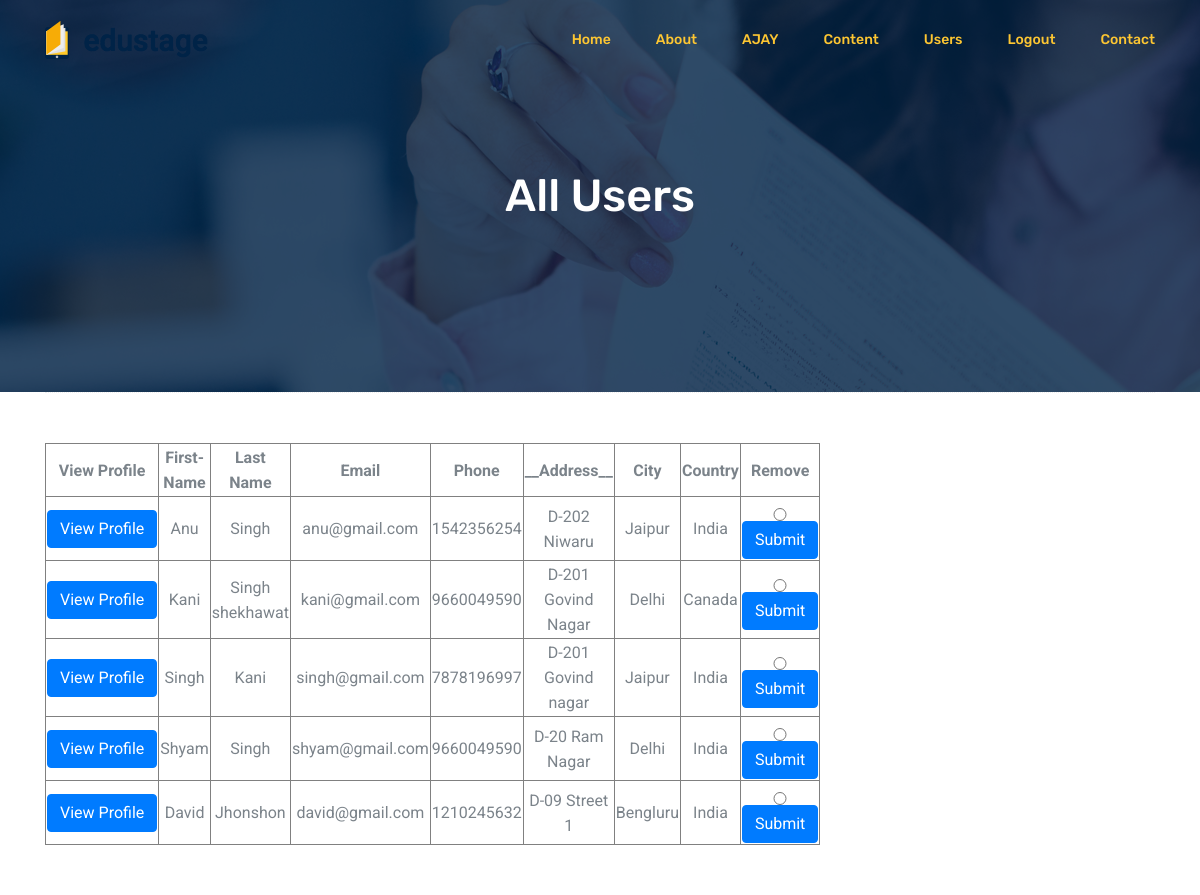
Screenshot of /admin.php (signed in) with the database file from the repository.
### tables this page shows
CREATE TABLE `user` (
  `id` int(1) NOT NULL,
  `user` int(1) NOT NULL DEFAULT '1',
  `name` varchar(50) NOT NULL,
  `l_name` varchar(50) NOT NULL,
  `email` varchar(50) NOT NULL,
  `password` varchar(20) NOT NULL,
  `phone` bigint(10) NOT NULL,
  `address` varchar(300) NOT NULL,
  `city` varchar(30) NOT NULL,
  `country` varchar(15) NOT NULL,
  `status` int(1) NOT NULL DEFAULT '0'
);

### admin.php (the view, shortened to what this page needs)
<?php
include("header.php");
include("head.php");
$result2 = mysql_query("SELECT * FROM user WHERE user = 1 && status = 1 ", $con);
?>
<body>
  <section class="banner_area">
    <div class="banner_inner d-flex align-items-center">
      <div class="overlay"></div>
      <div class="container">
        <div class="row justify-content-center">
          <div class="col-lg-6">
            <div class="banner_content text-center">
              <h2>All Users</h2>
            </div>
          </div>
        </div>
      </div>
    </div>
  </section>
  <div class="container">
    <div class="section-top-border">
      <div class="row">
        <div class="col-lg-8 col-md-8" style="text-align:center;">
          <table border="1px">
            <tr>
              <th>View Profile</th>
              <th>First-Name</th>
              <th>Last Name</th>
              <th>Email</th>
              <th>Phone</th>
              <th>__Address__</th>
              <th>City</th>
              <th>Country</th>
              <th>Remove</th>
            </tr>
            <?php while ($as = mysql_fetch_assoc($result2)) {
            ?>
            <tr>
              <td> <a href="view_profile.php?id=<?=$as['id']; ?>"><button type="button" class="btn btn-primary">View Profile</button></a></td>
              <td><?=$as['name']; ?></td>
              <td><?=$as['l_name']; ?></td>
              <td><?=$as['email']; ?></td>
              <td><?=$as['phone']; ?></td>
              <td><?=$as['address']; ?></td>
              <td><?=$as['city']; ?></td>
              <td><?=$as['country']; ?></td>
              <td>
                <form class="" action="" method="post">
                      <div class="mt-10">
                          <input type="radio" name="del" placeholder=""
                           onfocus="this.placeholder = '<?=$ras['id']; ?>'"
                           value="<?=$as['id']; ?>"
                            onblur="this.placeholder = '<?=$as['id']; ?>'"
                           required="" class="single-input">
                      </div>
    								<input type="submit" name="submit"
                    class="btn btn-primary"/>
                </form>
              </td>
            </tr>
          <?php } ?>
          </table>
        </div>
      </div>
    </div>
  </div>
</body>
<?php
include("footer.php");
?>

### rows the page displays
user: name "Anu", l_name "Singh", email "anu@gmail.com", phone "1542356254", address "D-202 Niwaru", city "Jaipur", country "India"
user: name "Kani", l_name "Singh shekhawat", email "kani@gmail.com", phone "9660049590", address "D-201 Govind Nagar", city "Delhi", country "Canada"
user: name "Singh", l_name "Kani", email "singh@gmail.com", phone "7878196997", address "D-201 Govind nagar", city "Jaipur", country "India"
user: name "Shyam", l_name "Singh", email "shyam@gmail.com", phone "9660049590", address "D-20 Ram Nagar", city "Delhi", country "India"
user: name "David", l_name "Jhonshon", email "david@gmail.com", phone "1210245632", address "D-09 Street 1", city "Bengluru", country "India"

### other values shown
$name "AJAY"
